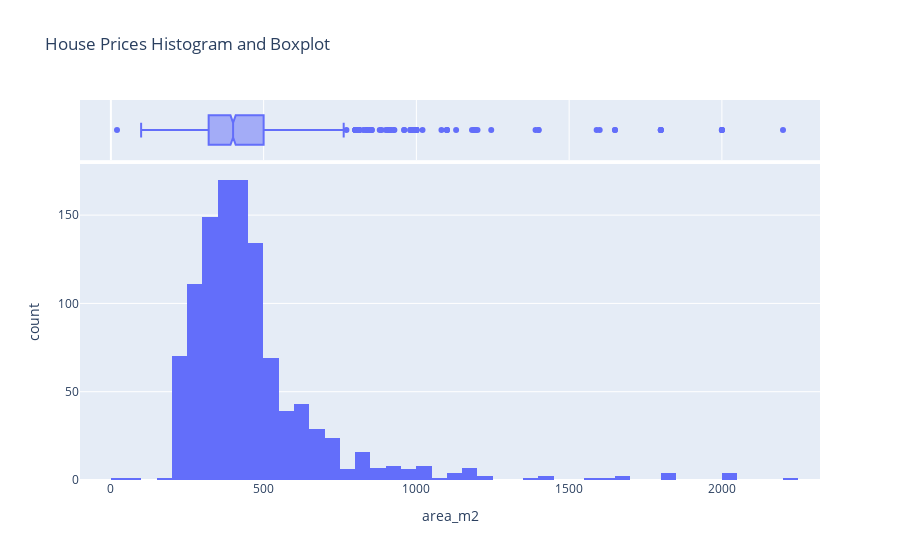

The notebook cell this image was saved under:
### Code cell
px.histogram(df1, 
             x = 'area_m2' ,
             title = 'House Prices Histogram and Boxplot',
             labels = {'price': 'house price'},
             marginal = 'box'
            )
# The distribution of the area is skewed to the right, with several outliers with size greater than 762 squared meters.
# There are to outlier to the left side with less than 100 squared meters, at leat one seem to be typo.

### Figure 1 — Plotly figure (JSON) as saved in the notebook; plotly's stock layout.template omitted (floating-point values rounded to 4 significant figures; data arrays with more than 128 entries replaced by an {"elided": "..."} marker saying what was removed)
{"data": [{"alignmentgroup": "True", "bingroup": "x", "hovertemplate": "area_m2=%{x}<br>count=%{y}<extra></extra>", "legendgroup": "", "marker": {"color": "#636efa"}, "name": "", "offsetgroup": "", "orientation": "v", "showlegend": false, "type": "histogram", "x": {"elided": "1092 int values"}, "xaxis": "x", "yaxis": "y"}, {"alignmentgroup": "True", "hovertemplate": "area_m2=%{x}<extra></extra>", "legendgroup": "", "marker": {"color": "#636efa"}, "name": "", "notched": true, "offsetgroup": "", "showlegend": false, "type": "box", "x": {"elided": "1092 int values"}, "xaxis": "x2", "yaxis": "y2"}], "layout": {"barmode": "relative", "legend": {"tracegroupgap": 0}, "title": {"text": "House Prices Histogram and Boxplot"}, "xaxis": {"anchor": "y", "domain": [0, 1], "title": {"text": "area_m2"}}, "xaxis2": {"anchor": "y2", "domain": [0, 1], "matches": "x", "showgrid": true, "showticklabels": false}, "yaxis": {"anchor": "x", "domain": [0, 0.8316], "title": {"text": "count"}}, "yaxis2": {"anchor": "x2", "domain": [0.8416, 1], "matches": "y2", "showgrid": false, "showline": false, "showticklabels": false, "ticks": ""}}}
